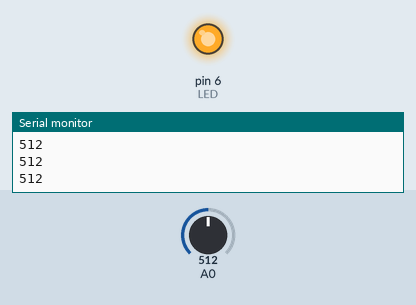
Recording of a sketch running on a simulated Arduino Uno, built with avr-gcc and run on an emulated ATmega328P. Shown: output pins drawn as LEDs (lit = HIGH), the last lines printed to the serial monitor. The test bench sets the inputs (shaded band); at power-on: A0 = 512.

Above: at 1.2 s.
1.3 s: A0 set to 5
2.8 s: A0 set to 2
At 3.4 s:
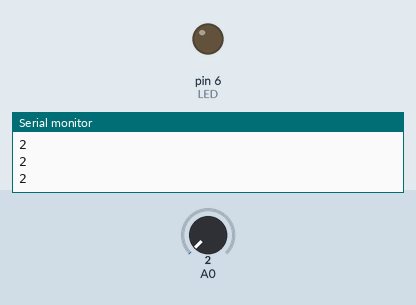
4.3 s: A0 set to 122
At 5.5 s:
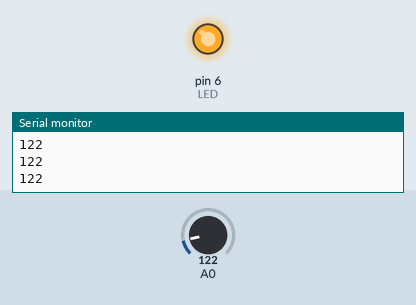
5.8 s: A0 set to 0
At 7.0 s:
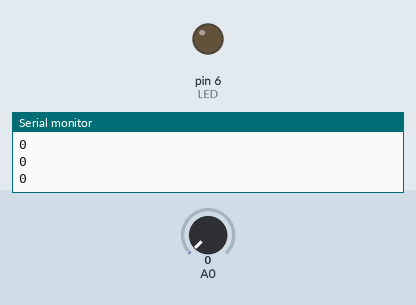
Timing chart, 0 to 8.3 s (numbered marks = the images above; inputs shaded):
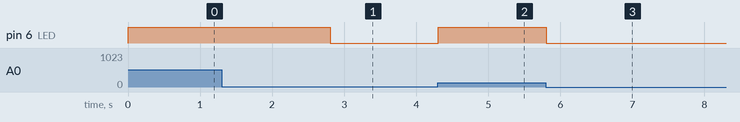

Measured:
- the behaviour switches between 4 and 3 on A0 (found by bisection; images 0 and 1)
- after the input at 2.8 s, pin 6 (LED): HIGH → LOW at once
- after the input at 4.3 s, pin 6 (LED): LOW → HIGH at once
- after the input at 5.8 s, pin 6 (LED): HIGH → LOW at once

The sketch:

EX1_Sensor_LED_serial.ino
```cpp
//modified version of example 5-4 in Getting Started with Arduino

//Anologue sensor lights up LED based on sensor input and prints to serial

//Arduino setup:
// Aduino is connected with anologue sensor such as LDR or FSR to anologue pin 0
// LED is connected to PWM pin 6
// Can use 10K resistors for both
// Diagram help: https://cdn.sparkfun.com/assets/learn_tutorials/3/1/0/Arduino_circuit_06_01.png


const int LED = 6; // the pin for the LED, one of the PWM pins

int val = 0; //variable to store value coming from sensor

void setup() {
  pinMode(LED, OUTPUT);  // set LED as output
  Serial.begin(9600);  // start the serial monitor
  //open up serial monitor in menu under Tools to read
}

void loop() {
  val = analogRead(0);  // read the value from pin 0
  digitalWrite(LED, val / 4); //write a fraction of value to the LED

  delay(10);  //stops program for 10 milliseconds
  Serial.println(val);  // print value of val to serial monitor
}
```
